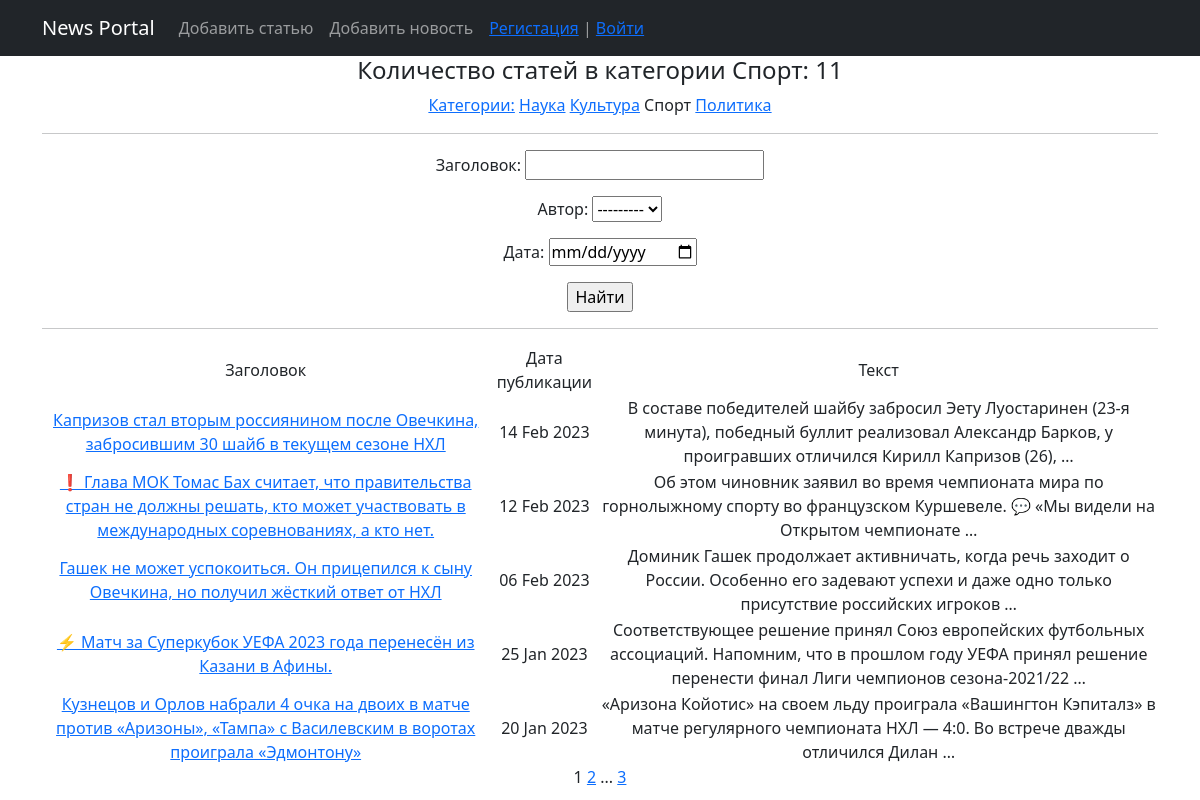
The app's page /news/category/3 with its own data.
### news/models.py (models this page shows, shortened)
class Category(models.Model):
    name = models.CharField(max_length=255, unique=True)  # название категории. Поле должно быть уникальным
    subscribers = models.ManyToManyField(User)
    def __str__(self):
        return self.name
    def get_absolute_url(self):
        return reverse('category', args=[str(self.pk)])  # TO DO

class Post(models.Model):
    author = models.ForeignKey(Author, on_delete=models.CASCADE)  # связь «один ко многим» с моделью Author;
    position = models.CharField(max_length=255, choices=POSITION)  # поле с выбором — «статья» или «новость»;
    time_in = models.DateTimeField(auto_now_add=True)  # автоматически добавляемая дата и время создания;
    category = models.ManyToManyField(Category, through='PostCategory')
    article = models.CharField(max_length=255)  # заголовок статьи/новости;
    text = models.TextField()  # текст статьи/новости;
    rating = models.FloatField(default=0.0)  # рейтинг статьи/новости.
    def get_absolute_url(self):
        return reverse('news', args=[str(self.pk)])

### news/views.py (the view)
# urls.py: path('category/<int:pk>', CategoryList.as_view(), name='category'),
class CategoryList(ListView):
    model = Post
    ordering = '-time_in'
    template_name = 'news_list.html'
    context_object_name = 'news_list'
    paginate_by = 5  # вот так мы можем указать количество записей на странице
    def get_queryset(self, **kwargs):
        self.category = get_object_or_404(Category, pk=self.kwargs['pk'])
        queryset = super().get_queryset()
        self.filterset = PostFilter(self.request.GET, queryset.filter(category=self.kwargs['pk']))
        return self.filterset.qs
    def get_context_data(self, **kwargs):
        context = super().get_context_data(**kwargs)
        category_get = Category.objects.get(pk=resolve(self.request.path_info).kwargs['pk'])
        context['filterset'] = self.filterset
        context['title'] = 'Категория - ' + str(category_get)
        context['menu'] = menu
        context['cat_selected'] = category_get
        context['news_count'] = f'Количество статей в категории {category_get}: {self.filterset.qs.count()}'
        context['cat_subscriber'] = Category.objects.filter(subscribers__pk=self.request.user.id)
        context['is_author'] = self.request.user.groups.filter(name='authors').exists()
        return context

### news/models.py (called while the page is built)
    def __str__(self):
        return self.user.username

### news/templatetags/custom_filters.py (called while the page is built)
@register.filter()
def censor(value):
    try:
        if not isinstance(value, str):
            raise CensorException('Error')
        v = value
        for word in WORDS:
            if word in v:
                v = v.replace(word, f'{word[:1]}{len(word[1:])*"*"}')
            if word.capitalize() in v:
                v = v.replace(word.capitalize(), f'{word[:1].capitalize()}{len(word[1:])*"*"}')
        return v
    except CensorException as e:
        print(e)

### news/templatetags/custom_tags.py (called while the page is built)
@register.simple_tag(takes_context=True)
def url_replace(context, **kwargs):
    d = context['request'].GET.copy()
    for k, v in kwargs.items():
        d[k] = v
    return d.urlencode()

@register.simple_tag
def get_categories():
    return Category.objects.all()

### templates/news_list.html (shortened to what this page needs)
{% extends 'flatpages/default.html' %}
{% load custom_filters %}
{% load custom_tags %}
{% block content %}
   <h4>{{ news_count }}</h4>
       <div class="category_list">
           <a href="{% url 'news_list'%}" title="Разделы новостей">Категории:</a>
{% get_categories as categories %}
{% for c in categories %}
{% if c == cat_selected %}
{{c.name}}
{% else %}
    <a href={{c.get_absolute_url}}>{{c.name}}</a>
{% endif %}
{% endfor %}
       </div>
<hr>
   <form action="" method="get">
       {{ filterset.form.as_p }}
       <input type="submit" value="Найти" />
   </form>
    <hr>
{% if news_list %}
       <table>
           <tr>
               <td>Заголовок</td>
               <td>Дата публикации</td>
               <td>Текст</td>
           </tr>
{% for news in news_list %}
           <tr>
               <td><a href="{{ news.get_absolute_url }}">{{ news.article|censor }}</a></td>
               <td>{{ news.time_in|date:'d M Y' }}</td>
               <td>{{ news.text|censor|truncatewords:20}}</td>
           </tr>
{% endfor %}
       </table>
{% else %}
       <h2>Статей нет!</h2>
{% endif %}
   {{ page_obj.number }}
   {% if page_obj.has_next %}
       <a href="?{% url_replace page=page_obj.next_page_number %}">{{ page_obj.next_page_number }}</a>
       {% if paginator.num_pages != page_obj.next_page_number %}
           ...
       <a href="?{% url_replace page=page_obj.paginator.num_pages %}">{{ page_obj.paginator.num_pages }}</a>
       {% endif %}
   {% endif %}
{% endblock content %}

### records on screen
Category: name "Наука"
Category: name "Культура"
Category: name "Спорт"
Category: name "Политика"
Post: article|censor "Капризов стал вторым россиянином после Овечкина, забросившим 30 шайб в текущем сезоне НХЛ", time_in "14 Feb 2023", text|censor "В составе победителей шайбу забросил Эету Луостаринен (23-я минута), победный буллит реализовал Александр Барков, у проигравших отличился Кирилл Капризов (26), …"
Post: article|censor "❗ Глава МОК Томас Бах считает, что правительства стран не должны решать, кто может участвовать в международных соревнованиях, а кто нет.", time_in "12 Feb 2023", text|censor "Об этом чиновник заявил во время чемпионата мира по горнолыжному спорту во французском Куршевеле. 💬 «Мы видели на Открытом чемпионате …"
Post: article|censor "Гашек не может успокоиться. Он прицепился к сыну Овечкина, но получил жёсткий ответ от НХЛ", time_in "06 Feb 2023", text|censor "Доминик Гашек продолжает активничать, когда речь заходит о России. Особенно его задевают успехи и даже одно только присутствие российских игроков …"
Post: article|censor "⚡️ Матч за Суперкубок УЕФА 2023 года перенесён из Казани в Афины.", time_in "25 Jan 2023", text|censor "Соответствующее решение принял Союз европейских футбольных ассоциаций. Напомним, что в прошлом году УЕФА принял решение перенести финал Лиги чемпионов сезона-2021/22 …"
Post: article|censor "Кузнецов и Орлов набрали 4 очка на двоих в матче против «Аризоны», «Тампа» с Василевским в воротах проиграла «Эдмонтону»", time_in "20 Jan 2023", text|censor "«Аризона Койотис» на своем льду проиграла «Вашингтон Кэпиталз» в матче регулярного чемпионата НХЛ — 4:0. Во встрече дважды отличился Дилан …"

### other values on screen
{{ m.title }} "Добавить статью" "Добавить новость"
{{ news_count }} "Количество статей в категории Спорт: 11"
{{ page_obj.number }} "1"
{{ page_obj.next_page_number }} "2"
{{ page_obj.paginator.num_pages }} "3"
